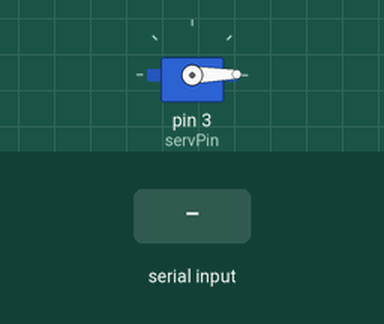
Recording of a sketch running on a simulated Arduino Uno, built with avr-gcc and run on an emulated ATmega328P. Shown: servo. The inputs (shaded band) are chosen by the test bench. What the sketch prints to the serial monitor is not drawn.

Above: at 4.2 s.
4.3 s: "30,150\n" received over Serial
At 4.7 s:
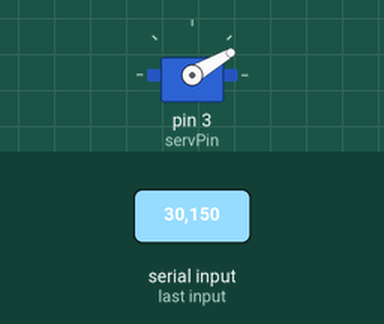
At 5.9 s:
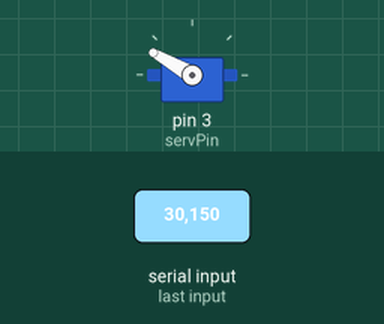
7.3 s: "200\n" received over Serial
At 8.5 s:
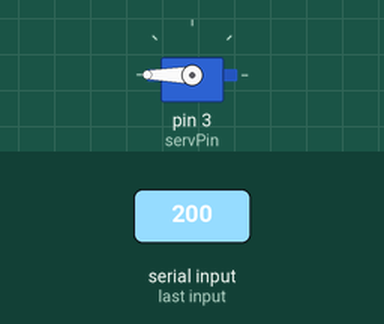
Timing chart, 0 to 10.3 s (numbered marks = the images above; inputs shaded):
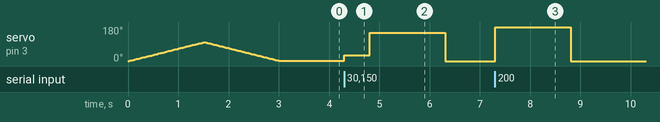

The sketch:

SurvoMotorEx1.ino
```cpp
#include <Servo.h>
int servPin = 3;
int state;
Servo servo;
int angle = 0;

void setup(){
  Serial.begin(9600);
  servo.attach(servPin);
  Serial.println("**Welcome to Servo Control**");
  Serial.println("**This is Ceremoney**");
  for(angle = 0; angle < 100 ; angle++){
   servo.write(angle);
   delay(15);
   }

   for(angle = 100; angle > 0; angle--){
   servo.write(angle);
   delay(15);
   }

}

void loop() {
  if(state ==0){
    Serial.println("System ready to Control...");
    Serial.print("Put Angle to turn : ");
    state = 1;
    servo.detach();
  }
  if(Serial.available()){
    angle = Serial.parseInt(); //읽은 데이터를 int형으로 변환
    Serial.println(angle);
    state = 2;
  }
  if(state == 2){
    servo.attach(servPin);
    Serial.println("++Servo Working!!");
    servo.write(angle);
    delay(500);
    // at least > 50ms, if lower time not enough to reach
    state = 0;
  }
}
```

Measured:
- after the input at 4.3 s, servo on pin 3 (servPin): 1° → 30° at once, → 150° 0.51 s later, → 0° 1.5 s later
- after the input at 7.3 s, servo on pin 3 (servPin): 0° → 180° at once, → 0° 1.5 s later
